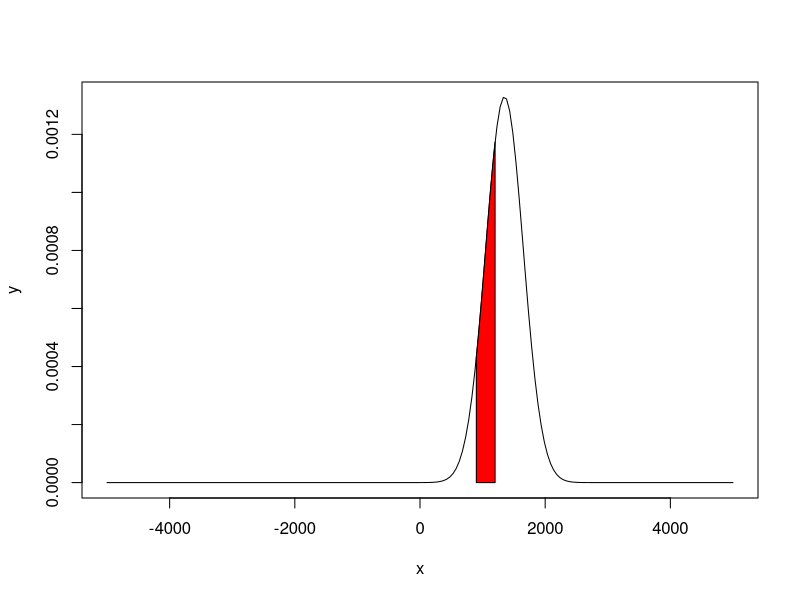

Source code (R):
x=seq(-5000,5000, length = 200)
y=dnorm(x, mean=1350, sd=300)
plot(x,y,type="l")
x=seq(900,1200,length=100)
y=dnorm(x,mean=1350,sd=300)
polygon(c(900,x,1200), c(0,y,0), col="red")
pnorm(1200,mean=1350,sd=300)-pnorm(900,mean=1350,sd=300)
